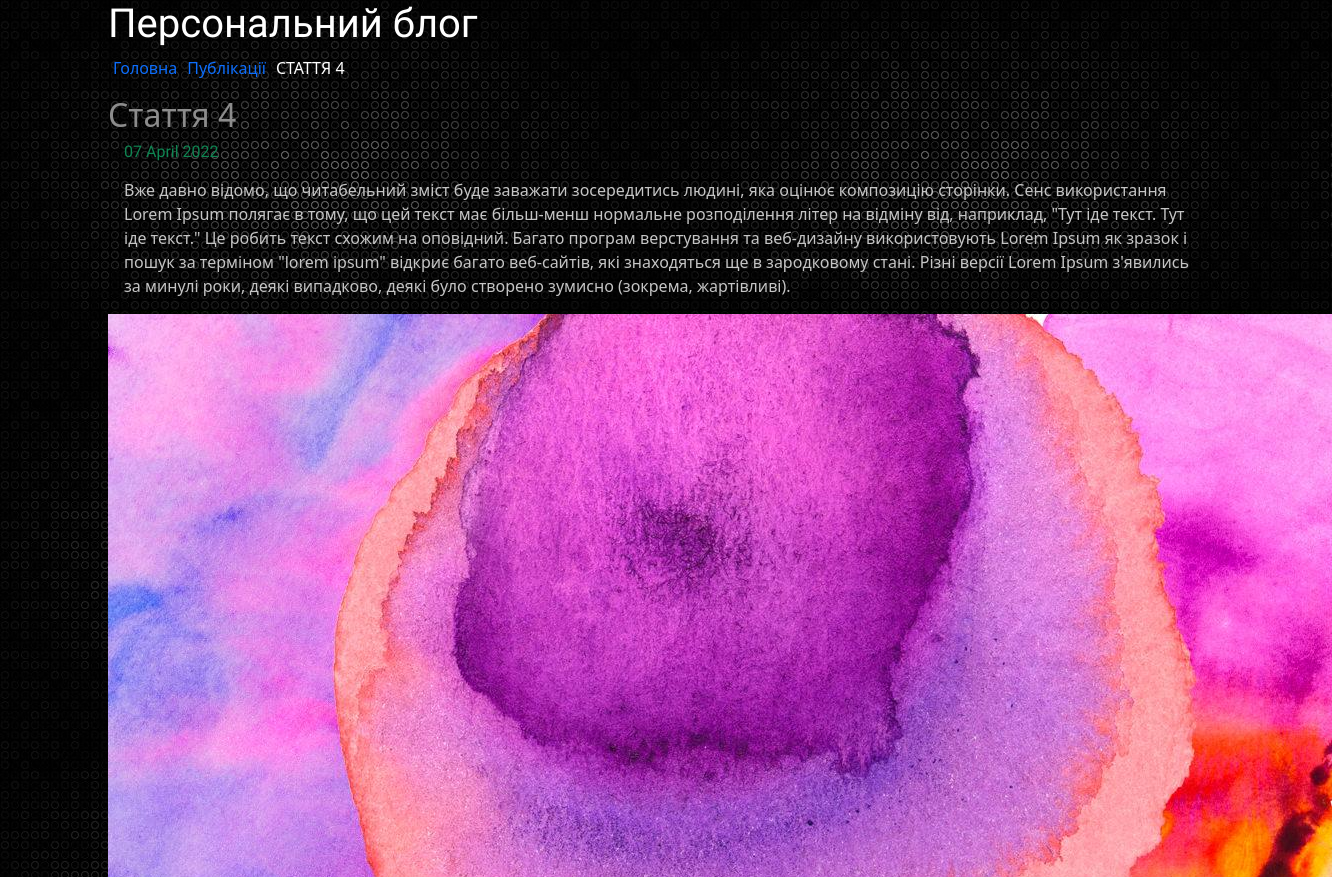
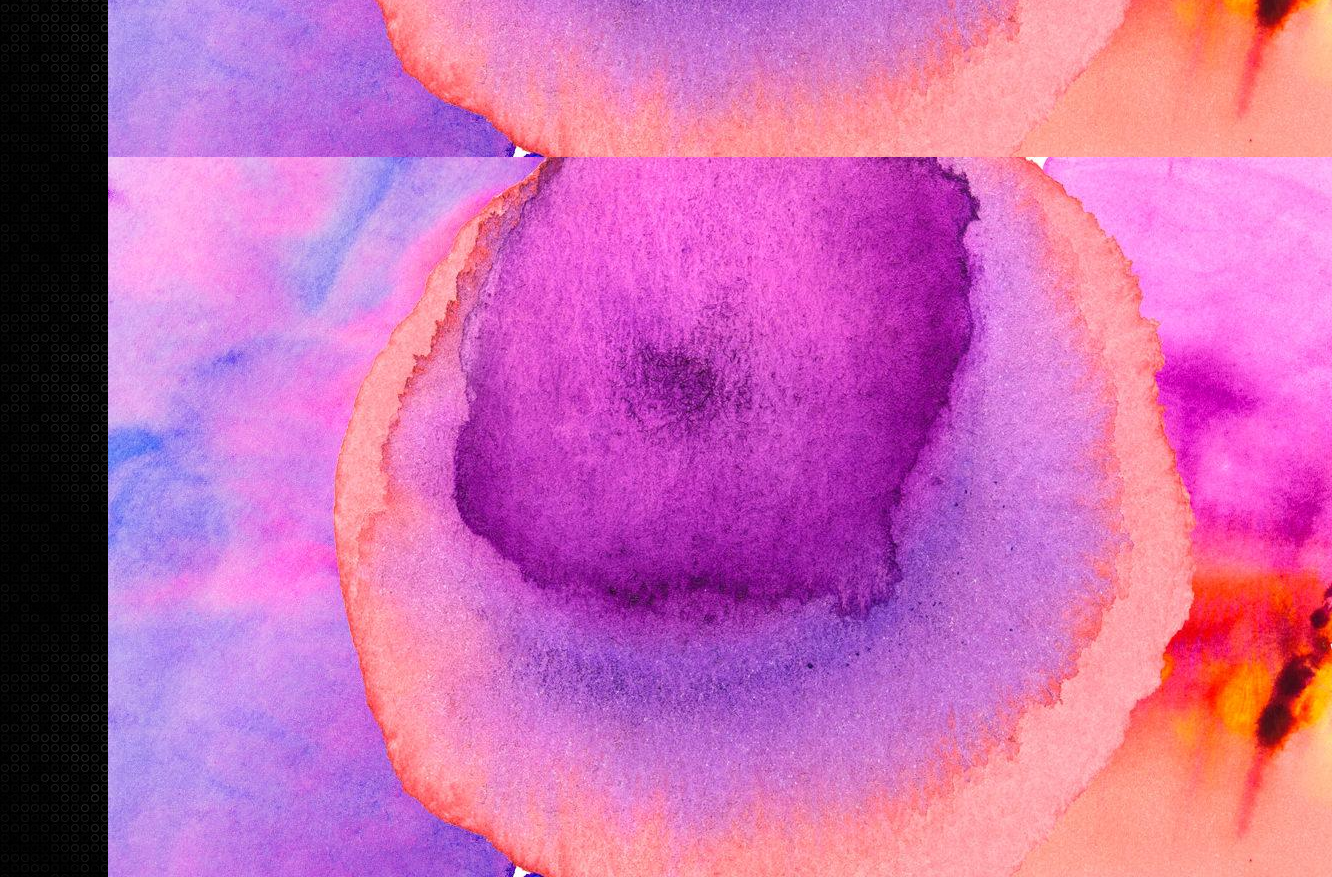
The page /articles/2022/04/07/stattya-4 on the database its author committed (2 pictures, top to bottom).
### app/models.py (models this page shows, shortened)
class Article(models.Model):
    title = models.CharField(
        u'Заголовок',
        max_length=250,
        help_text=u'Максимум 250 символів'
    )
    description = models.TextField(
        blank=True,
        verbose_name=u'Опис'
    )
    pub_date = models.DateTimeField(
        u'Дата публікації',
        default=timezone.now
    )
    slug = models.SlugField(
        u'Слаг',
        unique_for_date='pub_date'
    )
    main_page = models.BooleanField(
        u'Головна',
        default=False,
        help_text=u'Показувати на головній сторінці'
    )
    category = models.ForeignKey(
        Category,
        related_name='articles',
        blank=True,
        null=True,
        verbose_name=u'Категорія',
        on_delete=models.CASCADE
    )
    objects = models.Manager()
    class Meta:
        ordering = ['-pub_date']
        verbose_name = u'Стаття'
        verbose_name_plural = u'Статті'

class ArticleImage(models.Model):
    article = models.ForeignKey(
        Article,
        verbose_name=u'Стаття',
        related_name='images',
        on_delete=models.CASCADE
    )
    image = models.ImageField(
        u'Фото',
        upload_to='photos'
    )
    title = models.CharField(
        u'Заголовок',
        max_length=250,
        help_text=u'Максимум 250 символів',
        blank=True
    )
    class Meta:
        verbose_name = u'Фото для статті'
        verbose_name_plural = u'Фото для статті'

### app/views.py (the view)
# urls.py: path(r'articles/<year>/<month>/<day>/<slug>', ArticleDetail.as_view(), name='news-detail')
class ArticleDetail(DateDetailView):
    model = Article
    template_name = 'article_detail.html'
    context_object_name = 'item'
    date_field = 'pub_date'
    query_pk_and_slug = True
    month_format = '%m'
    allow_future = True
    def get_context_data(self, *args, **kwargs):
        context = super(ArticleDetail, self).get_context_data(*args, **kwargs)
        try:
            context['images'] = context['item'].images.all()
        except:
            pass
        return context

### app/templates/article_detail.html (shortened to what this page needs)
{% extends "base.html" %}
{% load static %}
{% block content %}{% endblock %}

### app/static/css/main.css (style rules this page uses)
a { text-decoration: none; }
body { background-image: url('../img/bg1.jpg'); background-repeat: repeat; }
.article-block h6, .articles-row h6, .detail h6 { color: #0f8552; font-family: 'Ubuntu', sans-serif; margin-left: 1em; }
.articles-row, .detail .description { color: rgb(197, 197, 197); }
h2, h3 { color: rgb(140, 140, 140); }
body > div > div > div > ol > li { margin: 0 5px; color: #fff; }
.detail .description { margin: 1em; }

### rows shown on the page
Article: title+pub_date+description "Головна Публікації СТАТТЯ 4 Стаття 4 07 April 2022 Вже давно відомо, що читабельний зміст буде заважати зосередитись людині, яка оцінює композицію сторінки. Сенс використання Lorem Ipsum полягає в тому, що цей текст має більш-менш нормальне розподілення літер на відміну від, наприклад, \"Тут іде текст. Тут іде текст.\" Це робить текст схожим на оповідний. Багато програм верстування та веб-дизайну використовують Lorem Ipsum як зразок і пошук за терміном \"lorem ipsum\" відкриє багато веб-сайтів, які знаходяться ще в зародковому стані. Різні версії Lorem Ipsum з'явились за минулі роки, деякі випадково, деякі було створено зумисно (зокрема, жартівливі).", title+pub_date+description (picture)
